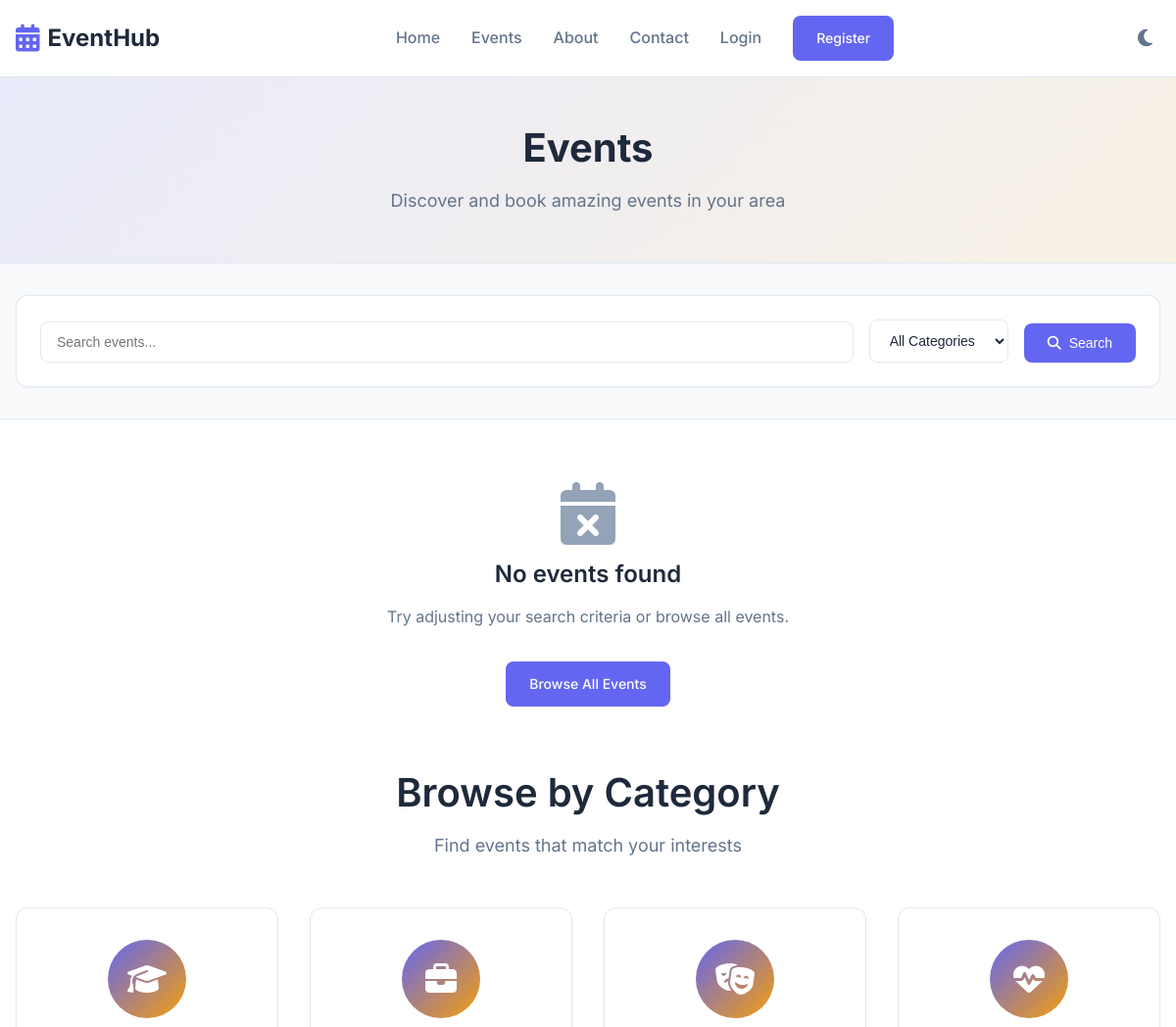
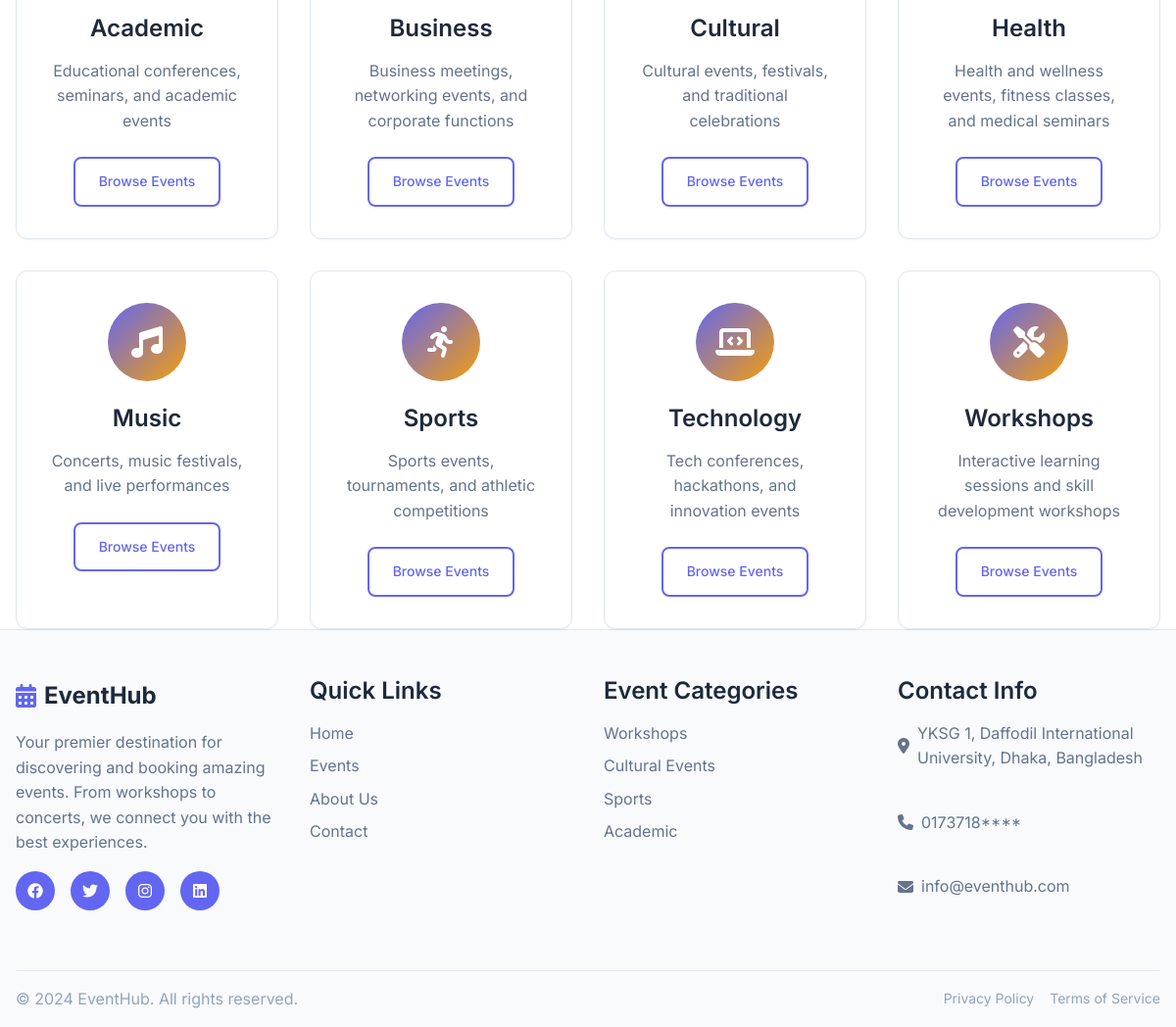
Screenshot of /events.php with the database file from the repository (2 pictures, top to bottom).
### tables this page shows
CREATE TABLE categories (
    id INT AUTO_INCREMENT PRIMARY KEY,
    name VARCHAR(50) NOT NULL,
    description TEXT,
    icon VARCHAR(50),
    created_at TIMESTAMP DEFAULT CURRENT_TIMESTAMP
);

### includes/functions.php (called while the page is built, shortened)
<?php
function getEventCategories($conn) {
    $stmt = $conn->prepare("SELECT * FROM categories ORDER BY name");
    $stmt->execute();
    return $stmt->fetchAll();
}
function getCategoryIcon($category_name) {
    $icons = [
        'Workshops' => 'fas fa-tools',
        'Cultural' => 'fas fa-theater-masks',
        'Sports' => 'fas fa-running',
        'Academic' => 'fas fa-graduation-cap',
        'Music' => 'fas fa-music',
        'Technology' => 'fas fa-laptop-code',
        'Business' => 'fas fa-briefcase',
        'Health' => 'fas fa-heartbeat'
    ];
    return $icons[$category_name] ?? 'fas fa-calendar';
}
?>

### events.php (the view, shortened to what this page needs)
<?php
require_once 'config/database.php';
require_once 'includes/functions.php';
$search = $_GET['search'] ?? '';
$category = $_GET['category'] ?? '';
$page = max(1, intval($_GET['page'] ?? 1));
$per_page = 12;
$events = getEvents($conn, $search, $category, $page, $per_page);
$categories = getEventCategories($conn);
?>
<!DOCTYPE html>
<html lang="en">
<head>
    <link rel="stylesheet" href="assets/css/style.css">
    <link rel="stylesheet" href="https://cdnjs.cloudflare.com/ajax/libs/font-awesome/6.4.0/css/all.min.css">
</head>
<body>
    <?php include 'includes/header.php'; ?>
    <section class="page-header">
        <div class="container">
            <div class="page-header-content">
                <h1>Events</h1>
                <p>Discover and book amazing events in your area</p>
            </div>
        </div>
    </section>
    <section class="search-filter">
        <div class="container">
            <form action="events.php" method="GET" class="filter-form">
                <div class="filter-grid">
                    <div class="filter-group">
                        <input type="text" name="search" placeholder="Search events..." value="<?= htmlspecialchars($search) ?>">
                    </div>
                    <div class="filter-group">
                        <select name="category">
                            <option value="">All Categories</option>
                        </select>
                    </div>
                    <div class="filter-group">
                        <button type="submit" class="btn btn-primary">
                            <i class="fas fa-search"></i> Search
                        </button>
                    </div>
                </div>
            </form>
        </div>
    </section>
    <section class="events-section">
        <div class="container">
            <?php if (empty($events)): ?>
                <div class="no-events">
                    <div class="no-events-content">
                        <i class="fas fa-calendar-times"></i>
                        <h3>No events found</h3>
                        <p>Try adjusting your search criteria or browse all events.</p>
                        <a href="events.php" class="btn btn-primary">Browse All Events</a>
                    </div>
                </div>
            <?php endif; ?>
        </div>
    </section>
    <section class="categories-section">
        <div class="container">
            <div class="section-header">
                <h2>Browse by Category</h2>
                <p>Find events that match your interests</p>
            </div>
            <div class="categories-grid">
                <?php foreach ($categories as $category_item): ?>
                    <div class="category-card">
                        <div class="category-icon">
                            <i class="<?= getCategoryIcon($category_item['name']) ?>"></i>
                        </div>
                        <h3><?= htmlspecialchars($category_item['name']) ?></h3>
                        <p><?= htmlspecialchars($category_item['description']) ?></p>
                        <a href="events.php?category=<?= $category_item['id'] ?>" class="btn btn-outline">Browse Events</a>
                    </div>
                <?php endforeach; ?>
            </div>
        </div>
    </section>
    <?php include 'includes/footer.php'; ?>
</body>
</html>

### assets/css/style.css (style rules this page uses)
:root { --primary-color: #6366f1; --primary-dark: #4f46e5; --secondary-color: #f59e0b; --accent-color: #10b981; --bg-primary: #ffffff; --bg-secondary: #f8fafc; --bg-tertiary: #f1f5f9; --text-primary: #1e293b; --text-secondary: #64748b; --text-muted: #94a3b8; --border-color: #e2e8f0; --border-light: #f1f5f9; --shadow-sm: 0 1px 2px 0 rgb(0 0 0 / 0.05); --shadow-md: 0 4px 6px -1px rgb(0 0 0 / 0.1), 0 2px 4px -2px rgb(0 0 0 / 0.1); --shadow-lg: 0 10px 15px -3px rgb(0 0 0 / 0.1), 0 4px 6px -4px rgb(0 0 0 / 0.1); --shadow-xl: 0 20px 25px -5px rgb(0 0 0 / 0.1), 0 8px 10px -6px rgb(0 0 0 / 0.1); --radius-sm: 0.375rem; --radius-md: 0.5rem; --radius-lg: 0.75rem; --radius-xl: 1rem; --transition: all 0.3s ease; }
* { margin: 0; padding: 0; box-sizing: border-box; }
html { scroll-behavior: smooth; }
body { font-family: 'Inter', -apple-system, BlinkMacSystemFont, 'Segoe UI', Roboto, sans-serif; line-height: 1.6; color: var(--text-primary); background-color: var(--bg-primary); transition: var(--transition); }
.container { max-width: 1200px; margin: 0 auto; padding: 0 1rem; }
h1, h2, h3, h4, h5, h6 { font-weight: 600; line-height: 1.2; margin-bottom: 1rem; }
h1 { font-size: 2.5rem; }
h2 { font-size: 2rem; }
h3 { font-size: 1.5rem; }
p { margin-bottom: 1rem; color: var(--text-secondary); }
a { color: var(--primary-color); text-decoration: none; transition: var(--transition); }
.btn { display: inline-flex; align-items: center; gap: 0.5rem; padding: 0.75rem 1.5rem; border: none; border-radius: var(--radius-md); font-weight: 500; text-decoration: none; cursor: pointer; transition: var(--transition); font-size: 0.875rem; }
.btn-primary { background-color: var(--primary-color); color: white; }
.btn-outline { background-color: transparent; color: var(--primary-color); border: 2px solid var(--primary-color); }
.section-header { text-align: center; margin-bottom: 3rem; }
.section-header h2 { font-size: 2.5rem; margin-bottom: 1rem; }
.section-header p { font-size: 1.125rem; color: var(--text-secondary); }
.categories-grid { display: grid; grid-template-columns: repeat(auto-fit, minmax(250px, 1fr)); gap: 2rem; }
.category-card { background-color: var(--bg-primary); padding: 2rem; border-radius: var(--radius-lg); text-align: center; border: 1px solid var(--border-color); transition: var(--transition); box-shadow: var(--shadow-sm); }
.category-icon { width: 80px; height: 80px; background: linear-gradient(135deg, var(--primary-color), var(--secondary-color)); border-radius: 50%; display: flex; align-items: center; justify-content: center; margin: 0 auto 1.5rem; font-size: 2rem; color: white; }
.category-card h3 { margin-bottom: 1rem; color: var(--text-primary); }
.category-card p { margin-bottom: 1.5rem; color: var(--text-secondary); }
.page-header { background: var(--bg-secondary); border-bottom: 1px solid var(--border-color); padding: 3rem 0; text-align: center; position: relative; overflow: hidden; }
.page-header::before { content: ''; position: absolute; top: 0; left: 0; right: 0; bottom: 0; background: linear-gradient(135deg, var(--primary-color), var(--secondary-color)); opacity: 0.1; z-index: 1; }
.page-header-content { position: relative; z-index: 2; }
.page-header-content h1 { font-size: 2.5rem; margin-bottom: 1rem; color: var(--text-primary); font-weight: 700; }
.page-header-content p { font-size: 1.125rem; color: var(--text-secondary); max-width: 600px; margin: 0 auto; line-height: 1.6; }
.search-filter { background-color: var(--bg-secondary); padding: 2rem 0; border-bottom: 1px solid var(--border-color); }
.filter-form { background-color: var(--bg-primary); border: 1px solid var(--border-color); border-radius: var(--radius-lg); padding: 1.5rem; box-shadow: var(--shadow-sm); }
.filter-grid { display: grid; grid-template-columns: 1fr auto auto; gap: 1rem; align-items: end; }
.filter-group input, .filter-group select { width: 100%; padding: 0.75rem 1rem; border: 1px solid var(--border-color); border-radius: var(--radius-md); background-color: var(--bg-primary); color: var(--text-primary); font-size: 0.875rem; }
.no-events { text-align: center; padding: 4rem 0; }
.no-events-content i { font-size: 4rem; color: var(--text-muted); margin-bottom: 1rem; }
.no-events-content h3 { margin-bottom: 1rem; color: var(--text-primary); }
.no-events-content p { margin-bottom: 2rem; color: var(--text-secondary); }

### rows the page displays
categories: name "Academic", description "Educational conferences, seminars, and academic events"
categories: name "Business", description "Business meetings, networking events, and corporate functions"
categories: name "Cultural", description "Cultural events, festivals, and traditional celebrations"
categories: name "Health", description "Health and wellness events, fitness classes, and medical seminars"
categories: name "Music", description "Concerts, music festivals, and live performances"
categories: name "Sports", description "Sports events, tournaments, and athletic competitions"
categories: name "Technology", description "Tech conferences, hackathons, and innovation events"
categories: name "Workshops", description "Interactive learning sessions and skill development workshops"
